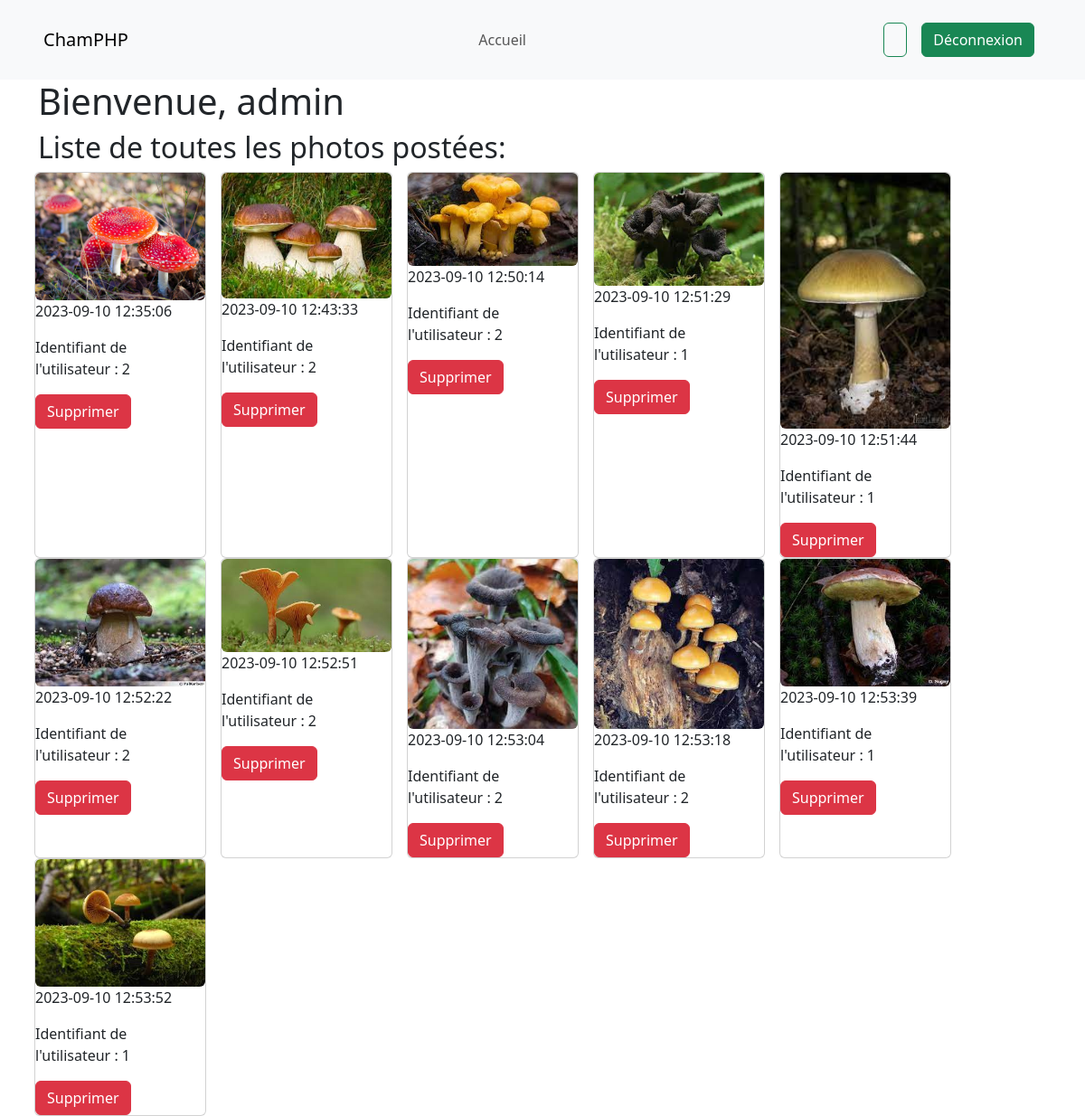
Screenshot of /admin-photo.php (signed in) with the database file from the repository.
### tables this page shows
CREATE TABLE IF NOT EXISTS `users` (
  `id` int NOT NULL AUTO_INCREMENT,
  `email` varchar(45) DEFAULT NULL,
  `username` varchar(45) DEFAULT NULL,
  `password_hash` varchar(255),
  `admin_status` tinyint DEFAULT NULL,
  PRIMARY KEY (`id`)
);

CREATE TABLE IF NOT EXISTS `pictures` (
  `id` int NOT NULL AUTO_INCREMENT,
  `title` varchar(255) NOT NULL,
  `picture_path` varchar(255) DEFAULT NULL,
  `type` varchar(255) NOT NULL,
  `size` int DEFAULT NULL,
  `upload_date` timestamp NULL DEFAULT CURRENT_TIMESTAMP,
  `mushrooms_id` int NOT NULL,
  `users_id` int NOT NULL,
  PRIMARY KEY (`id`),
  KEY `fk_pictures_mushrooms1_idx` (`mushrooms_id`),
  KEY `fk_pictures_users1_idx` (`users_id`)
);

### classes/Admin.php (called while the page is built, shortened)
<?php
require_once __DIR__ . '/User.php';
class Admin extends User
{
    public static function getData(PDO $pdo): array
    {
        $stmt = $pdo->query("SELECT * FROM users");
        $usersArr = $stmt->fetchAll();
        $users = [];
        foreach ($usersArr as $u) {
            if ($u['admin_status'] === 1) {
                $users[] = new self($u['id'], $u['email'], $u['username'], $u['password_hash'], $u['admin_status']);
            }
        }
        return $users;
    }
}

### classes/User.php (called while the page is built, shortened)
<?php
abstract class User implements IgetData, IgetDataById
{
    protected string $username;
    public function __construct(int $id, string $email, string $username, string $password, bool $adminStatus)
    {
        $this->username = $username;
    }
    public function getUsername(): string
    {
        return $this->username;
    }
}

### classes/Picture.php (called while the page is built, shortened)
<?php
class Picture implements IgetData, IgetDataById
{
    private int $id;
    private string $path;
    private string $date;
    private int $usersId;
    public function __construct(int $id, string $title, string $path, string $type, string $date, int $mushroomsId, int $usersId)
    {
        $this->id = $id;
        $this->path = $path;
        $this->date = $date;
        $this->usersId = $usersId;
    }
    public static function getData(PDO $pdo): array
    {
        $stmt = $pdo->query("SELECT * FROM pictures");
        $picturesArr = $stmt->fetchAll();
        $pictures = [];
        foreach ($picturesArr as $p) {
            $pictures[] = new self($p['id'], $p['title'], $p['picture_path'], $p['type'], $p['upload_date'], $p['mushrooms_id'], $p['users_id']);
        }
        return $pictures;
    }
    public function getId(): int
    {
        return $this->id;
    }
    public function getPath(): string
    {
        return $this->path;
    }
    public function getDate(): string
    {
        return $this->date;
    }
    public function getUsersId(): int
    {
        return $this->usersId;
    }
}

### admin-photo.php (the view, shortened to what this page needs)
<?php
require_once 'layout/header.php';
require_once 'classes/Picture.php';
try {
    $pdo = getDbConnection();
    $pictures = Picture::getData($pdo);
} catch (PDOException) {
    echo 'erreur lors de la requête';
    exit;
}
?>
<div class="container">
    <h1>Bienvenue, <?php echo $admin->getUsername(); ?></h1>
    <h2>Liste de toutes les photos postées:</h2>
    <div class="row">
        <?php foreach ($pictures as $picture) { ?>
            <div class="card col-2 px-0 mx-2">
                <img class="card-img-top img-fluid rounded" src="assets/uploads/<?php echo $picture->getPath(); ?>" alt="">
                <div class="justify-content-between">
                    <p><?php echo $picture->getDate(); ?></p>
                    <p>Identifiant de l'utilisateur : <?php echo $picture->getUsersId(); ?></p>
                </div>
                <form action="delete.php" method="GET">
                    <button class="btn btn-danger" name="deleteId" value="<?php echo $picture->getId(); ?>" >Supprimer</button>
                </form>
            </div>
        <?php } ?>
    </div>
</div>
<?php
require_once 'layout/footer.php';

### rows the page displays
users: username "admin"
pictures: picture_path (picture), upload_date "2023-09-10 12:35:06", users "2"
pictures: picture_path (picture), upload_date "2023-09-10 12:43:33", users "2", $picture->getId() 3 (drawn)
pictures: picture_path (picture), upload_date "2023-09-10 12:50:14", users "2", $picture->getId() 4 (drawn)
pictures: picture_path (picture), upload_date "2023-09-10 12:51:29", users "1", $picture->getId() 5 (drawn)
pictures: picture_path (picture), upload_date "2023-09-10 12:51:44", users "1", $picture->getId() 6 (drawn)
pictures: picture_path (picture), upload_date "2023-09-10 12:52:22", users "2", $picture->getId() 7 (drawn)
pictures: picture_path (picture), upload_date "2023-09-10 12:52:51", users "2", $picture->getId() 8 (drawn)
pictures: picture_path (picture), upload_date "2023-09-10 12:53:04", users "2", $picture->getId() 9 (drawn)
pictures: picture_path (picture), upload_date "2023-09-10 12:53:18", users "2", $picture->getId() 10 (drawn)
pictures: picture_path (picture), upload_date "2023-09-10 12:53:39", users "1", $picture->getId() 11 (drawn)
pictures: picture_path (picture), upload_date "2023-09-10 12:53:52", users "1", $picture->getId() 12 (drawn)
